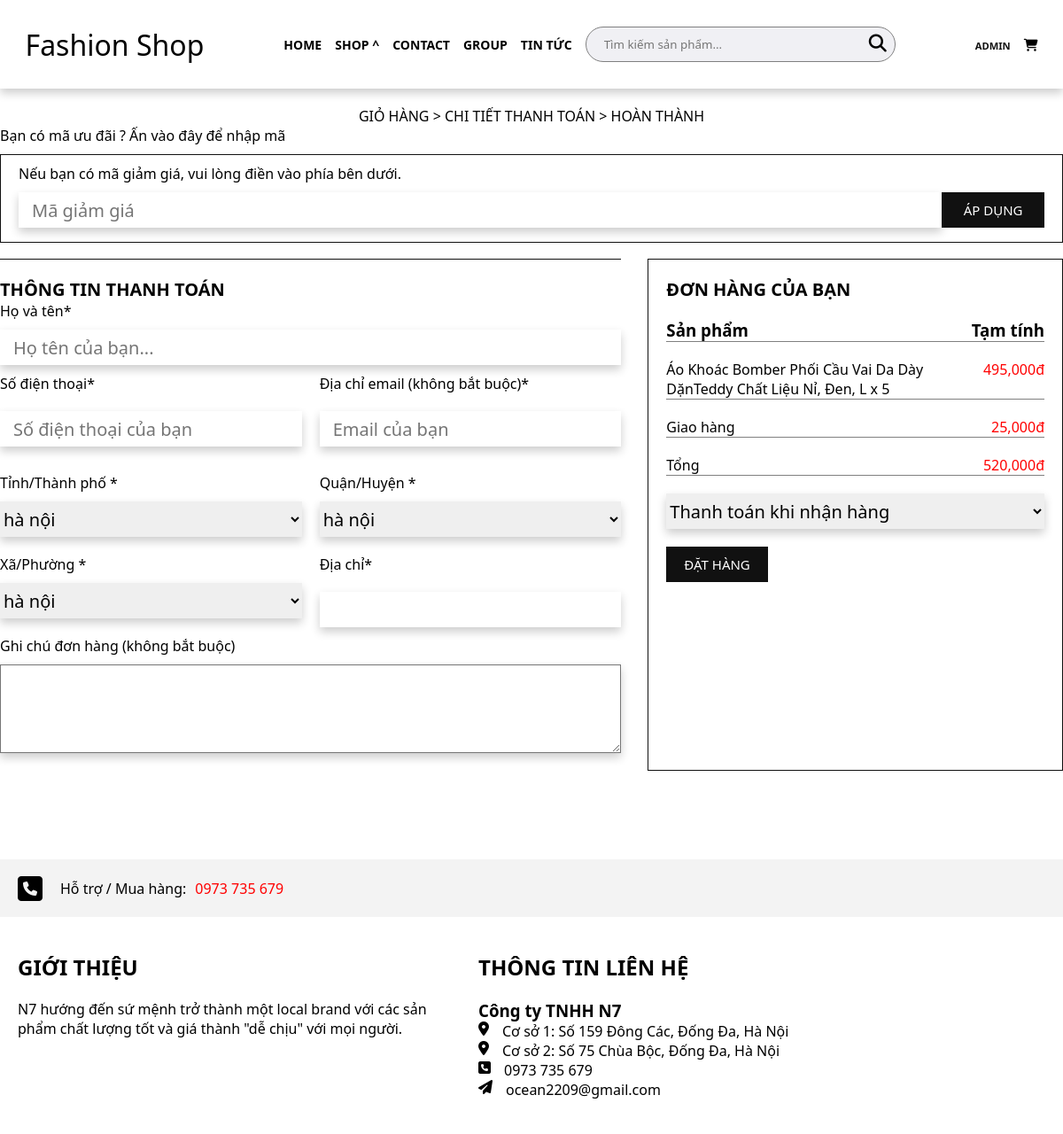
The page /view/index.php?act=thanhtoan (signed in) on the database as committed earlier.
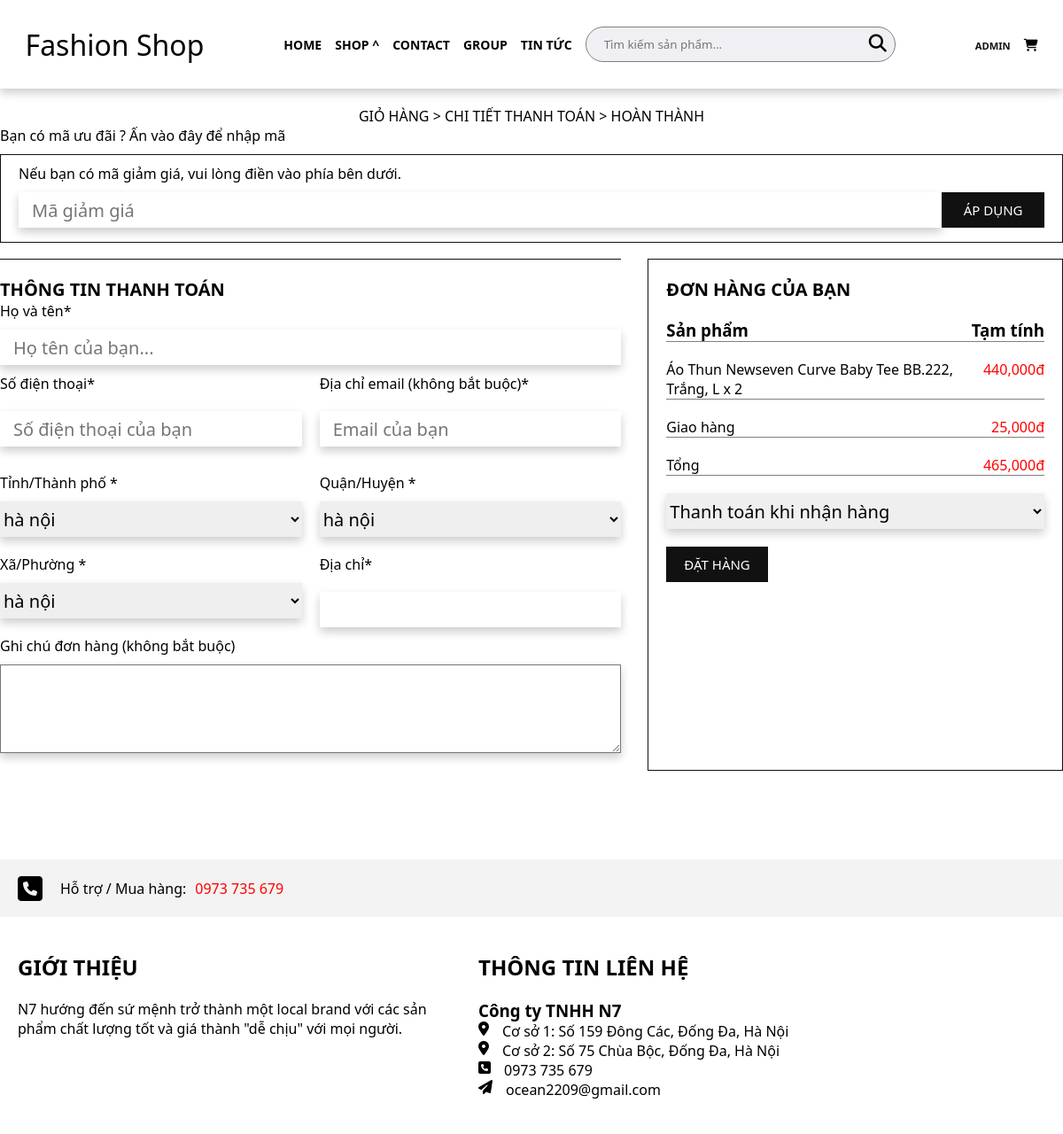
The same page on the database as committed later.
### tables this page shows
CREATE TABLE `cart` (
  `id` int(11) NOT NULL,
  `id_user` int(11) NOT NULL,
  `id_bt_sanpham` int(11) NOT NULL,
  `soluong` int(11) NOT NULL
);

CREATE TABLE `sanpham` (
  `id` int(11) NOT NULL COMMENT 'Id sản phẩm',
  `name` varchar(255) NOT NULL COMMENT 'Tên sản phẩm',
  `img` varchar(225) NOT NULL,
  `price_niemyet` double(10,2) NOT NULL DEFAULT 0.00 COMMENT 'Giá sản phẩm',
  `price_sale` int(100) NOT NULL COMMENT 'Giá sale',
  `mota` text NOT NULL COMMENT 'Mô tả',
  `luotxem` int(11) NOT NULL DEFAULT 0 COMMENT 'Lượt xem',
  `iddm` int(11) NOT NULL COMMENT 'Id danh mục'
);

CREATE TABLE `mau_sac` (
  `id` int(11) NOT NULL,
  `value` varchar(255) NOT NULL
);

CREATE TABLE `kich_thuoc` (
  `id` int(11) NOT NULL,
  `value` varchar(225) NOT NULL
);

### model/pdo.php (called while the page is built, shortened)
<?php
function pdo_get_connection(){
    $servername = "localhost";
    $username = "root";
    $password = "";
    try {
        $conn = new PDO("mysql:host=$servername;dbname=duan1_09", $username, $password);
        $conn->setAttribute(PDO::ATTR_ERRMODE, PDO::ERRMODE_EXCEPTION);
        return $conn;
    } catch(PDOException $e) {
        echo "Connection failed: " . $e->getMessage();
    }
}
function pdo_query($sql){
    $sql_args=array_slice(func_get_args(),1);
    try{
        $conn=pdo_get_connection();
        $stmt=$conn->prepare($sql);
        $stmt->execute($sql_args);
        $rows=$stmt->fetchAll();
        return $rows;
    }
    catch(PDOException $e){
        throw $e;
    }
    finally{
        unset($conn);
    }
}
?>

### model/thanhtoan.php (called while the page is built, shortened)
<?php
function count_sp_add($iduser)
{
    $sql = "SELECT
                cart.id AS id_cart,
                cart.id_user,
                COUNT(cart.id_user) AS so_sp,
                cart.soluong AS so_luong,
                bienthe.id_sp AS id_bienthe,
                bienthe.id_mau_sac,
                bienthe.id_kich_thuoc,
                sanpham.id AS id_sp,
                sanpham.name AS ten_sp,
                sanpham.img AS img_sp,
                sanpham.price_sale,
                mau_sac.value AS mau_sac,
                kich_thuoc.value AS kich_thuoc
                FROM cart
                JOIN bien_the AS bienthe ON bienthe.id = cart.id_bt_sanpham
                JOIN sanpham ON sanpham.id = bienthe.id_sp
                JOIN mau_sac ON mau_sac.id = bienthe.id_mau_sac
                JOIN kich_thuoc ON kich_thuoc.id = bienthe.id_kich_thuoc
                WHERE cart.id_user = $iduser;
        ";
    $result = pdo_query($sql);
    return $result;
}

### model/cart.php (called while the page is built, shortened)
<?php
function loadall_cart($iduser)
{
            $sql = "SELECT
            cart.id AS id_cart,
            cart.id_user,
            cart.soluong AS so_luong,
            bienthe.id_sp AS id_bienthe,
            bienthe.id_mau_sac,
            bienthe.id_kich_thuoc,
            sanpham.id AS id_sp,
            sanpham.name AS ten_sp,
            sanpham.img AS img_sp,
            sanpham.price_sale,
            mau_sac.value AS mau_sac,
            kich_thuoc.value AS kich_thuoc
        FROM cart
        JOIN bien_the AS bienthe ON bienthe.id = cart.id_bt_sanpham
        JOIN sanpham ON sanpham.id = bienthe.id_sp
        JOIN mau_sac ON mau_sac.id = bienthe.id_mau_sac
        JOIN kich_thuoc ON kich_thuoc.id = bienthe.id_kich_thuoc
        WHERE cart.id_user = $iduser;
    ";
    $result = pdo_query($sql);
    return $result;
}

### view/thanhtoan.php (the view, shortened to what the changed rows need)
<div class="thanhtoan">
    <div class="link">GIỎ HÀNG > CHI TIẾT THANH TOÁN > HOÀN THÀNH</div>
    <div class="add_voucher">
        <p>Bạn có mã ưu đãi ? Ấn vào đây để nhập mã </p>
        <div class="ip_add_voucher">
            <p>Nếu bạn có mã giảm giá, vui lòng điền vào phía bên dưới.</p>
            <form action="" method="post">
                <input type="text" name="voucher" id="" placeholder="Mã giảm giá">
                <input type="submit" name="add_voucher" value="ÁP DỤNG">
            </form>
        </div>
    </div>
    <div class="tt_thanhtoan">
        <form action="index.php?act=thanhtoan" method="post">
            <div class="tt_user">
                <h2>THÔNG TIN THANH TOÁN</h2>
                <label for="">Họ và tên*</label>
                <input type="text" name="name" placeholder="Họ tên của bạn...">
                <div class="ip_bottom">
                    <div class="ip_in_bottom">
                        <label for="">Số điện thoại*</label>
                        <input type="number" name="phone" placeholder="Số điện thoại của bạn">
                    </div>
                    <div class="ip_in_bottom">
                        <label for="">Địa chỉ email (không bắt buộc)*</label>
                        <input type="text" name="email" placeholder="Email của bạn">
                    </div>
                    <div class="ip_in_bottom">
                        <label for="">Tỉnh/Thành phố *</label>
                        <select name="tp" id="">
                            <option value="Hà nội">hà nội</option>
                        </select>
                    </div>
                    <div class="ip_in_bottom">
                        <label for="">Quận/Huyện *</label>
                        <select name="qh" id="">
                            <option value="Hà nội">hà nội</option>
                        </select>
                    </div>
                    <div class="ip_in_bottom">
                        <label for="">Xã/Phường *</label>
                        <select name="xp" id="">
                            <option value="Hà nội">hà nội</option>
                        </select>
                    </div>
                    <div class="ip_in_bottom">
                        <label for="">Địa chỉ*</label>
                        <input type="text" name="dchi">
                    </div>
                </div>
                <label for="">Ghi chú đơn hàng (không bắt buộc)</label>
                <textarea name="note" id="" cols="30" rows="10"></textarea>
            </div>
            <div class="tt_donhang">
                <h2>ĐƠN HÀNG CỦA BẠN</h2>
                <div class="space">
                    <h3>Sản phẩm</h3>
                    <h3>Tạm tính</h3>
                </div>
                <?php
                $i =0;
                $tong = 0;
                foreach($count_sp_add as $count_sp){
                    $i+=$count_sp['so_sp'];
                }
                for($j=0; $j<$i; $j++){
                    echo '
                    <div class="space">
                        <p>'.$ds_sp_thanhtoan[$j]['ten_sp'].', '.$ds_sp_thanhtoan[$j]['mau_sac'].', '.$ds_sp_thanhtoan[$j]['kich_thuoc'].' x '.$ds_sp_thanhtoan[$j]['so_luong'].'</p>
                        <span>'.number_format($ds_sp_thanhtoan[$j]['price_sale']*$ds_sp_thanhtoan[$j]['so_luong']).'đ</span>
                    </div>
                    ';
                    $tong+= $ds_sp_thanhtoan[$j]['price_sale']*$ds_sp_thanhtoan[$j]['so_luong'];
                }
                ?>
                <div class="space">
                    <p>Giao hàng</p>
                    <span><?php echo ($tong>0)? '25,000':'0'?>đ</span>
                </div>
                <div class="space">
                    <p>Tổng</p>
                    <span><?=number_format($tong+25000)?>đ</span>
                </div>
                <select name="pt_thanhtoan" id="">
                    <option value="">Thanh toán khi nhận hàng</option>
                </select><BR>
                <input type="submit"  name="dat_hang" value="ĐẶT HÀNG">
            </div>
        </form>
    </div>
</div>

Rows that differ between the two databases and show on the page:
removed cart: sanpham.name "Áo Khoác Bomber Phối Cầu Vai Da Dày DặnTeddy Chất Liệu Nỉ", mau_sac.value "Đen", kich_thuoc.value "L", soluong "5", soluong.price_sale "495,000"
added cart: sanpham.name "Áo Thun Newseven Curve Baby Tee BB.222", mau_sac.value "Trắng", kich_thuoc.value "L", soluong "2", soluong.price_sale "440,000"
Other text that changed with them:
$tong+25000: "520,000" → "465,000"
